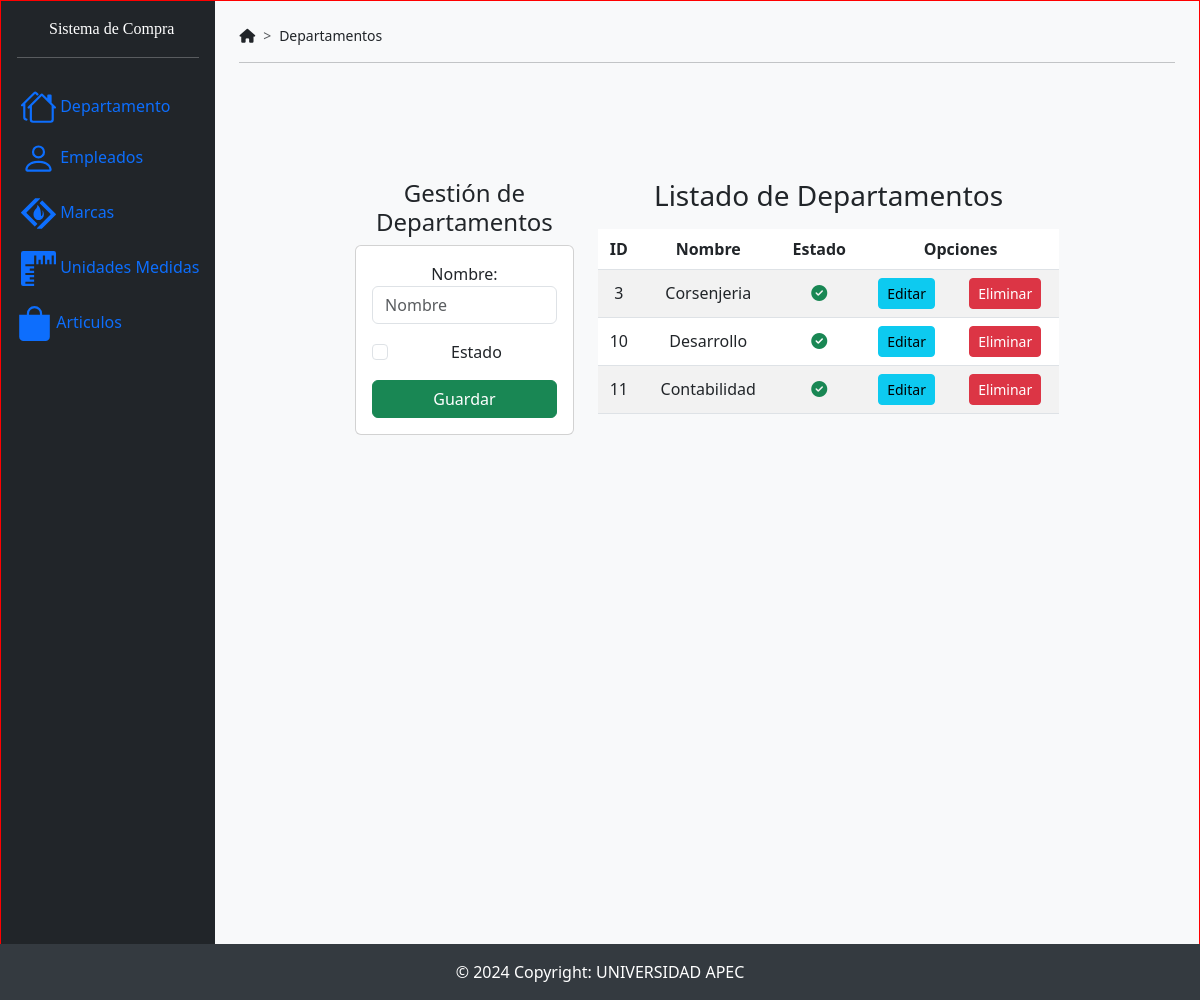
The page /principalDepartamentos on the database its author committed.
### SistemaCompraApp/models.py (models this page shows)
class Departamentos(models.Model):
    iddepartamento = models.AutoField(db_column='IdDepartamento', primary_key=True, blank=False, null=False)  # Field name made lowercase.
    nombre = models.TextField(db_column='Nombre')  # Field name made lowercase.
    estado = models.BooleanField(db_column='Estado', blank=True, null=True)  # Field name made lowercase.
    class Meta:
        managed = False
        db_table = 'Departamentos'

### SistemaCompraApp/views.py (the view)
# urls.py: path('principalDepartamentos',views.principalDepartamentos),
def principalDepartamentos(request):
    departamentos = Departamentos.objects.all()
    return render(request, 'principalDepartamentos.html',{
        'departamentos':departamentos
    })

### SistemaCompraApp/templates/principalDepartamentos.html (shortened to what this page needs)
{% extends "./base.html" %} {% block title %}Sistema de Compras{% endblock %}
{%block navegacion %}Departamentos{% endblock %} {% block body %}
<div class="row">
  <div class="col-sm-12 col-md-6 col-lg-4 col-xl-4 mb-4">
    <h4>Gestión de Departamentos</h4>
    <div class="card">
      <div class="card-body">
        <form action="/registrarDepartamentos/" method="post">
          <div class="form-group mb-3">
            <label for="txtNombreDepartamento">Nombre:</label>
            <input
              type="text"
              name="txtNombreDepartamento"
              id="txtNombreDepartamento"
              class="form-control"
              placeholder="Nombre"
              minlength="1"
              maxlength="500"
              required
            />
          </div>
          <div class="form-check mb-3">
            <input
              class="form-check-input"
              type="checkbox"
              name="txtEstadoDepartamento"
              id="txtEstadoDepartamento"
              required
            />
            <label class="form-check-label" for="txtEstadoDepartamento"
              >Estado</label
            >
          </div>
          <div class="d-grid">
            <button type="submit" class="btn btn-success text-white">
              Guardar
            </button>
          </div>
        </form>
      </div>
    </div>
  </div>
  <div class="col-sm-12 col-md-6 col-lg-8 col-xl-8">
    <h3>Listado de Departamentos</h3>
    <div class="table-responsive py-2">
      <table class="table table-striped">
        <thead>
          <tr>
            <th>ID</th>
            <th>Nombre</th>
            <th>Estado</th>
            <th colspan="2">Opciones</th>
          </tr>
        </thead>
        <tbody>
          {% for departamento in departamentos %}
          <tr>
            <td>{{ departamento.iddepartamento }}</td>
            <td>{{ departamento.nombre }}</td>
            <td>
              {% if departamento.estado == "1" %}
              <i class="fa-solid fa-circle-check text-success"></i>
              {% else %}
              <i class="fa-regular fa-circle-check text-muted"></i>
              {% endif %}
            </td>
            <td>
              <a href="edicionDepartamento/{{ departamento.iddepartamento }}"
                class="btn btn-info btn-sm"
                >Editar</a
              >
            </td>
            <td>
              <a
                href="eliminarDepartamento/{{ departamento.iddepartamento }}"
                class="btn btn-danger btn-sm btnEliminacion"
                >Eliminar</a
              >
            </td>
          </tr>
          {% endfor %}
        </tbody>
      </table>
    </div>
  </div>
</div>
{% endblock %}

### SistemaCompraApp/static/css/baseDesign.css (style rules this page uses)
th, td { text-align: center; vertical-align: middle; }
body { height: 1000px; border: 1px solid red; position: relative; }

### SistemaCompraApp/templates/base.html (style rules this page uses)
a { text-decoration: none; color: blue; }

### rows shown on the page
Departamentos: iddepartamento "3", nombre "Corsenjeria", Estado "1" (drawn)
Departamentos: iddepartamento "10", nombre "Desarrollo", Estado "1" (drawn)
Departamentos: iddepartamento "11", nombre "Contabilidad", Estado "1" (drawn)
